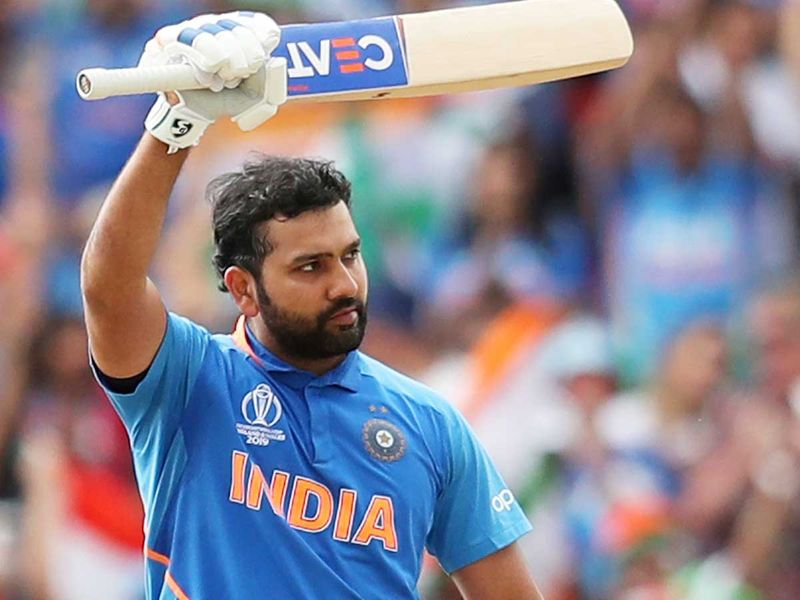
#> input picture assets/rohit-sharma.jpg, 800 x 600 px, found by its file name
$ python basics.py
#> lines starting #> are read from the running program, lines starting #| are printed output that depends on the picture; after the words box and inside, x2 and y2 are one past the last pixel; in counts of white or black regions, pixels touching at a corner belong together
# Importing Libraries
import cv2

img = cv2.imread('N:/PycharmProjects/InternshipAI-ML/assets/rohit-sharma.jpg')
#> img is the input picture: shape (600, 800, 3); mean B, G, R 146.9, 134.5, 139.3
# [45 lines of commented-out code are left out]

cv2.rectangle(img, (290, 80), (360, 200), (0,0,255), 3)
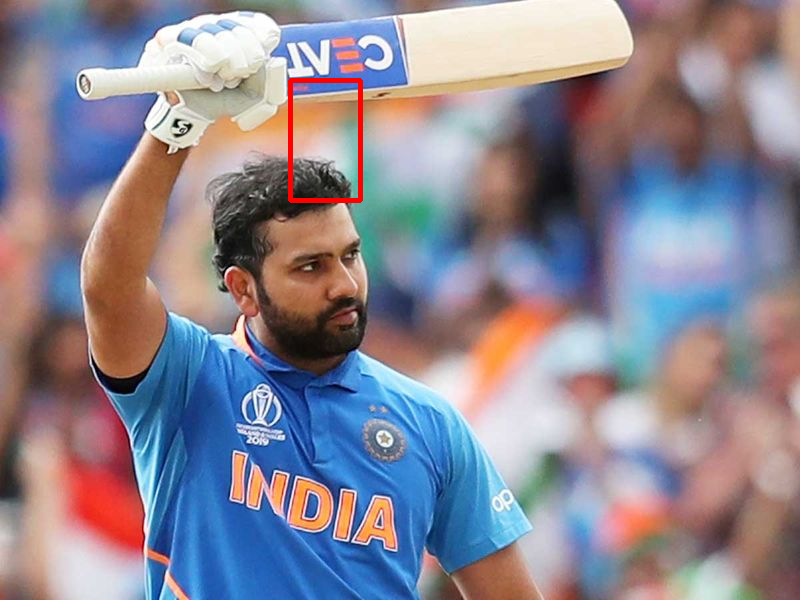
#> img: shape (600, 800, 3); 0.39% of pixels changed, all inside (x1, y1, x2, y2) = (288, 78, 363, 203)
cv2.imshow('Image', img)
cv2.waitKey(0)

$ run again, with assets/elon-musk.jpg copied over assets/rohit-sharma.jpg
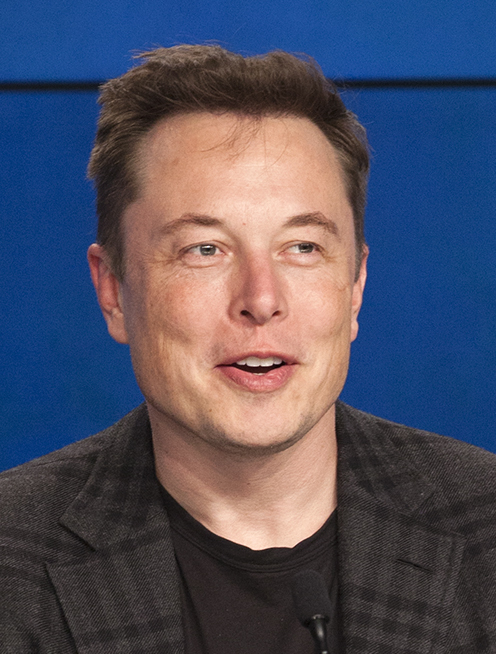
#> input picture assets/elon-musk.jpg, 496 x 654 px, found by its file name
#> img is the input picture: shape (654, 496, 3); mean B, G, R 98.5, 80.6, 79.7
#> `cv2.rectangle(img, (290, 80), (360, 200), (0,0,255), 3)`:
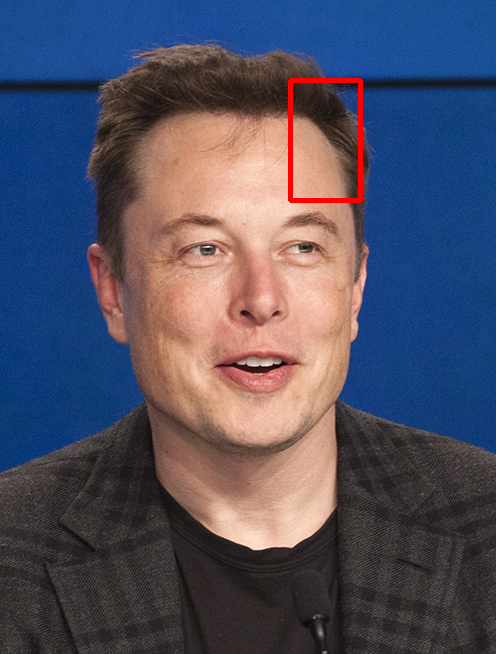
#> img: shape (654, 496, 3); 0.58% of pixels changed, all inside (x1, y1, x2, y2) = (288, 78, 363, 203)
